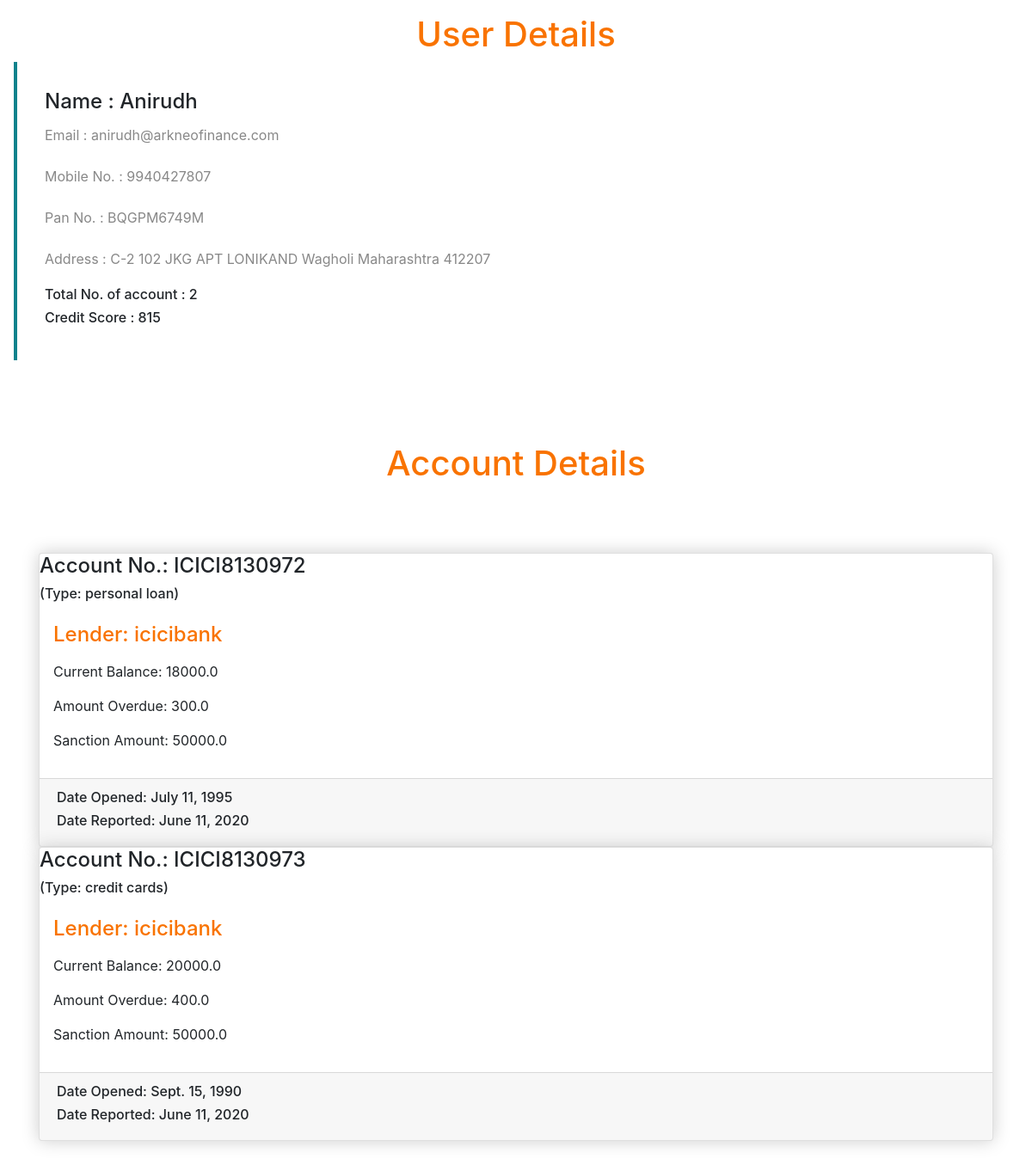
Page /view_data/ on the committed database.
### UserAccount/models.py (models this page shows, shortened)
class User(models.Model):
	name = models.CharField(max_length=50)
	email = models.EmailField(max_length = 50)
	mobile = models.CharField(max_length = 10)
	pan = models.CharField(max_length=10, unique=True)
	total_number_of_accounts = models.IntegerField()
	credit_score = models.IntegerField()
	address = models.CharField(max_length=100)

class Account(models.Model):
	user = models.ForeignKey(User, on_delete=models.CASCADE)
	account_no = models.CharField(max_length=50)
	amount_overdue = models.FloatField()
	current_balance = models.FloatField()
	date_opened = models.DateField()
	date_reported = models.DateField()
	lender = models.CharField(max_length=50)
	sanction_amount = models.FloatField()
	type = models.CharField(max_length=50)

### UserAccount/views.py (the view)
# urls.py: path('view_data/', ViewUserData.as_view(), name='view-data'),
class ViewUserData(APIView):
	def get(self, request):
		user = User.objects.all()
		return render(request, 'UserAccount/user_info.html', {'user':user})

### templates/UserAccount/user_info.html (shortened to what this page needs)
<!DOCTYPE html>
<html lang="en">
	<head>
		<link rel="stylesheet" href="https://cdn.jsdelivr.net/npm/bootstrap@4.5.3/dist/css/bootstrap.min.css">
	</head>
<body>
	{% for usr in user %}
		<div class="about">
			<h1 class="text-center">User Details</h1>
	   		<div class="col-lg-8 col-md-8 col-sm-12 desc">
	   			<h4>
	   				Name : {{ usr.name }}
	   			</h4>
			    <p>
			    	Email : {{ usr.email }}
			    </p>
			    <p>
			    	Mobile No. : {{ usr.mobile }}
			    </p>
			    <p>
			    	Pan No. : {{usr.pan}}
			    </p>
			    <p>
			    	Address : {{ usr.address }}
			    </p>
			    <h6>
			    	Total No. of account : {{ usr.total_number_of_accounts }}
			    </h6>
			    <h6>
			    	Credit Score : {{ usr.credit_score }}
			    </h6>
		   </div>
	  	</div>
	  	<div class="blog">
			<div class="container">
			 	<h1 class="text-center">Account Details</h1>
			 	{% for account in usr.account_set.all %}
					<div class="card">
					 	<div class="card-img">
					    	<h4 >Account No.: {{ account.account_no }}</h4>
					    	<h6>  (Type: {{ account.type }}) </h6>
					    </div>
					    <div class="card-body">
					    	<h4 class="card-title">Lender: {{ account.lender }}</h4>
						    <p class="card-text">
								<p>Current Balance: {{ account.current_balance }}</p>
								<p>Amount Overdue: {{ account.amount_overdue }}</p>
								<p>Sanction Amount: {{ account.sanction_amount }}</p>
					      	</p>
					    	</div>
					    <div class="card-footer">
					      	<h6> Date Opened: {{ account.date_opened }} </h5>
							<h6> Date Reported: {{ account.date_reported }} </h5>
					    </div>
					</div>
				{% endfor %}
			</div>
		</div>
	{% endfor %}
</body>
</html>

### templates/UserAccount/user_info.html (style rules this page uses)
.about { padding: 1em; position: relative; }
.about h1 { color:#F97300; }
.about .desc { padding: 2em; border-left:4px solid #10828C; }
.about .desc p { line-height:2; color:#888; }
.blog { margin: 4em 0; position: relative; }
.blog h1 { color:#F97300; margin: 2em; }
.blog .card { box-shadow: 0 0 20px #ccc; }
.blog .card-title { color:#F97300; }
.blog .card-body { padding: 1em; }

### rows in the picture
User: name "Anirudh", email "anirudh@arkneofinance.com", mobile "9940427807", pan "BQGPM6749M", address "C-2 102 JKG APT LONIKAND Wagholi Maharashtra 412207", total_number_of_accounts "2", credit_score "815"
Account: account_no "ICICI8130972", type "personal loan", lender "icicibank", current_balance "18000.0", amount_overdue "300.0", sanction_amount "50000.0", date_opened "July 11, 1995", date_reported "June 11, 2020"
Account: account_no "ICICI8130973", type "credit cards", lender "icicibank", current_balance "20000.0", amount_overdue "400.0", sanction_amount "50000.0", date_opened "Sept. 15, 1990", date_reported "June 11, 2020"
